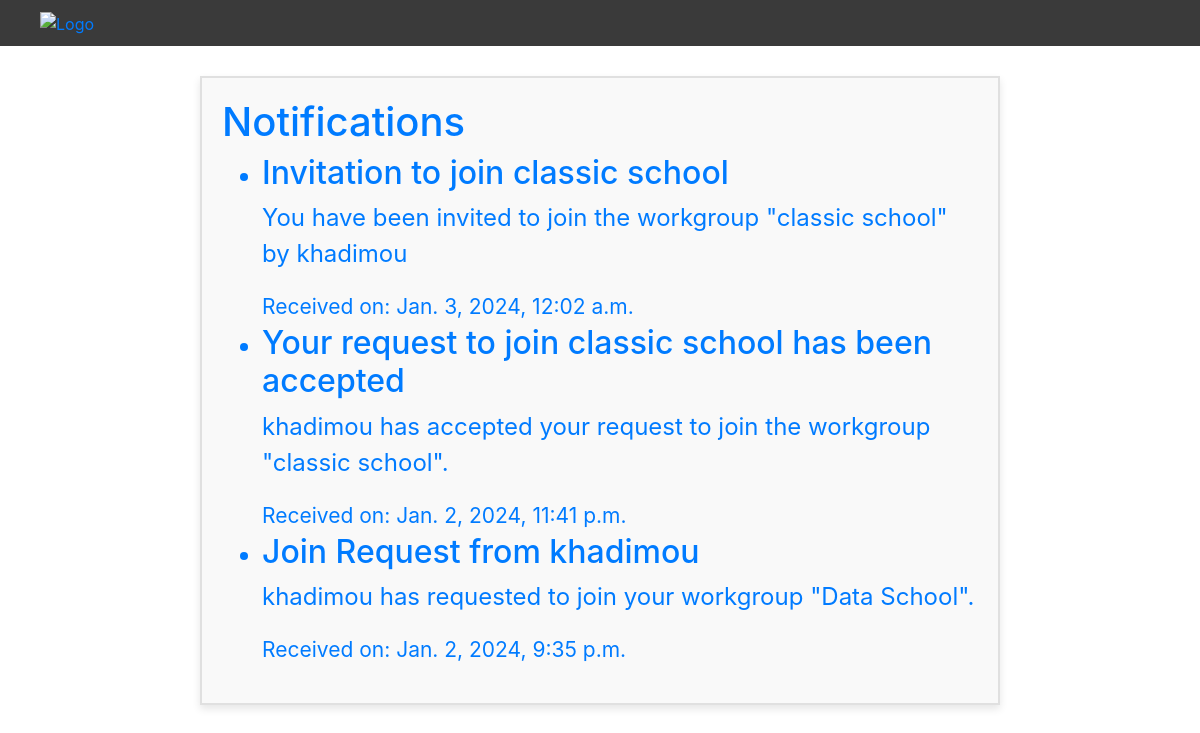
The page /en/notifications/ (signed in) on the database as committed earlier.
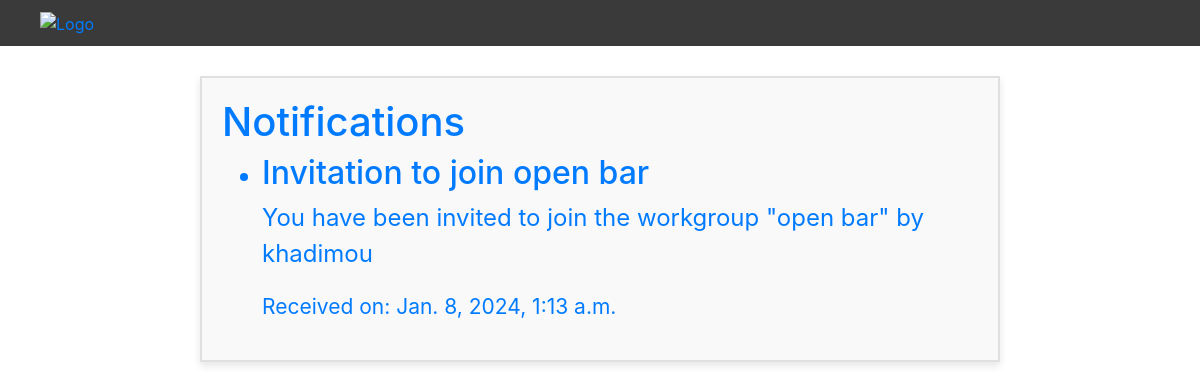
The same page on the database as committed later.
### mentoring_app/models.py (models this page shows, shortened)
class Notification(models.Model):
    recipient = models.ForeignKey(settings.AUTH_USER_MODEL, on_delete=models.CASCADE, related_name='notifications')
    sender = models.ForeignKey(settings.AUTH_USER_MODEL, on_delete=models.CASCADE, null=True, related_name='sent_notifications')
    workgroup = models.ForeignKey('workgroup.WorkGroup', on_delete=models.SET_NULL, null=True, blank=True)
    title = models.CharField(max_length=255)
    body = models.TextField()
    read = models.BooleanField(default=False)
    created_at = models.DateTimeField(auto_now_add=True)
    TYPE_CHOICES = (
        ('invitation', 'Invitation'),
        ('join_request', 'Join Request'),
        ('room_launched','Room launched'),
        ('mentor_promotion', 'Mentor Promotion'),
    )
    type = models.CharField(max_length=20, choices=TYPE_CHOICES, default='invitation')

### mentoring_app/views.py (the view)
# urls.py: path('notifications/', views.all_notifications, name='all_notifications'),
def all_notifications(request):
    if request.user.is_authenticated:
        notifications = Notification.objects.filter(recipient=request.user).order_by('-created_at')
        return render(request, 'all_notifications.html', {'notifications': notifications})
    else:
        return redirect('login')

### templates/all_notifications.html (shortened to what this page needs)
{% include "base_site.html" %}
{% load i18n %}
{% load static %}
{% block navbar %}
    {% include 'nav_home.html' %}
{% endblock %}
{% block content %}
    <div class="notification-container">
        <h1>{% trans 'Notifications' %}</h1>
        <ul class="notification-list">
            {% for notification in notifications %}
                <li>
                    <a href="{% url 'notification_detail' notification.id %}">
                        <h2>{{ notification.title }}</h2>
                        <p>{{ notification.body }}</p>
                        <small>{% trans 'Received on: '%}{{ notification.created_at }}</small>
                    </a>
                </li>
            {% empty %}
                <p>{% trans 'No notifications.' %}</p>
            {% endfor %}
        </ul>
    </div>
{% endblock %}

Rows that differ between the two databases and show on the page:
removed Notification: title "Invitation to join classic school", body "You have been invited to join the workgroup \"classic school\" by khadimou", created_at "Jan. 3, 2024, 12:02 a.m."
removed Notification: title "Your request to join classic school has been accepted", body "khadimou has accepted your request to join the workgroup \"classic school\".", created_at "Jan. 2, 2024, 11:41 p.m."
removed Notification: title "Join Request from khadimou", body "khadimou has requested to join your workgroup \"Data School\".", created_at "Jan. 2, 2024, 9:35 p.m."
added Notification: title "Invitation to join open bar", body "You have been invited to join the workgroup \"open bar\" by khadimou", created_at "Jan. 8, 2024, 1:13 a.m."
